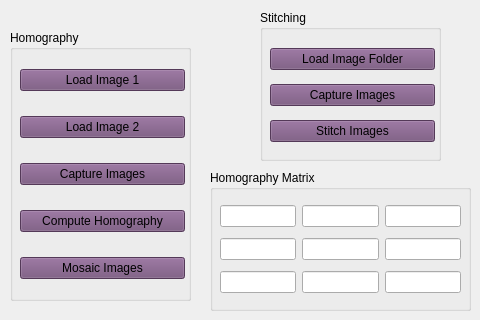
     <widget class="QWidget" name="tab_8">
      <attribute name="title">
       <string>Homography</string>
      </attribute>
      <widget class="QGroupBox" name="Stitching">
       <property name="geometry">
        <rect>
         <x>260</x>
         <y>10</y>
         <width>181</width>
         <height>151</height>
        </rect>
       </property>
       <property name="palette">
        <palette>
         <active>
          <colorrole role="WindowText">
           <brush brushstyle="SolidPattern">
            <color alpha="255">
             <red>1</red>
             <green>1</green>
             <blue>1</blue>
            </color>
           </brush>
          </colorrole>
          <colorrole role="Button">
           <brush brushstyle="SolidPattern">
            <color alpha="255">
             <red>117</red>
             <green>80</green>
             <blue>123</blue>
            </color>
           </brush>
          </colorrole>
          <colorrole role="Light">
           <brush brushstyle="SolidPattern">
            <color alpha="255">
             <red>176</red>
             <green>120</green>
             <blue>185</blue>
            </color>
           </brush>
          </colorrole>
          <colorrole role="Midlight">
           <brush brushstyle="SolidPattern">
            <color alpha="255">
             <red>146</red>
             <green>100</green>
             <blue>154</blue>
            </color>
           </brush>
          </colorrole>
          <colorrole role="Dark">
           <brush brushstyle="SolidPattern">
            <color alpha="255">
             <red>58</red>
             <green>40</green>
             <blue>61</blue>
            </color>
           </brush>
          </colorrole>
          <colorrole role="Mid">
           <brush brushstyle="SolidPattern">
            <color alpha="255">
             <red>78</red>
             <green>53</green>
             <blue>82</blue>
            </color>
           </brush>
          </colorrole>
          <colorrole role="Text">
           <brush brushstyle="SolidPattern">
            <color alpha="255">
             <red>1</red>
             <green>1</green>
             <blue>1</blue>
            </color>
           </brush>
          </colorrole>
          <colorrole role="BrightText">
           <brush brushstyle="SolidPattern">
            <color alpha="255">
             <red>1</red>
             <green>1</green>
             <blue>1</blue>
            </color>
           </brush>
          </colorrole>
          <colorrole role="ButtonText">
           <brush brushstyle="SolidPattern">
            <color alpha="255">
             <red>1</red>
             <green>1</green>
             <blue>1</blue>
            </color>
           </brush>
          </colorrole>
          <colorrole role="Base">
           <brush brushstyle="SolidPattern">
            <color alpha="255">
             <red>255</red>
             <green>255</green>
             <blue>255</blue>
            </color>
           </brush>
          </colorrole>
          <colorrole role="Window">
           <brush brushstyle="SolidPattern">
            <color alpha="255">
             <red>117</red>
             <green>80</green>
             <blue>123</blue>
            </color>
           </brush>
          </colorrole>
          <colorrole role="Shadow">
           <brush brushstyle="SolidPattern">
            <color alpha="255">
             <red>0</red>
             <green>0</green>
             <blue>0</blue>
            </color>
           </brush>
          </colorrole>
          <colorrole role="AlternateBase">
           <brush brushstyle="SolidPattern">
            <color alpha="255">
             <red>58</red>
             <green>40</green>
             <blue>61</blue>
            </color>
           </brush>
          </colorrole>
          <colorrole role="ToolTipBase">
           <brush brushstyle="SolidPattern">
            <color alpha="255">
             <red>255</red>
             <green>255</green>
             <blue>220</blue>
            </color>
           </brush>
          </colorrole>
          <colorrole role="ToolTipText">
           <brush brushstyle="SolidPattern">
            <color alpha="255">
             <red>0</red>
             <green>0</green>
             <blue>0</blue>
            </color>
           </brush>
          </colorrole>
         </active>
         <inactive>
          <colorrole role="WindowText">
           <brush brushstyle="SolidPattern">
            <color alpha="255">
             <red>1</red>
             <green>1</green>
             <blue>1</blue>
            </color>
           </brush>
          </colorrole>
          <colorrole role="Button">
           <brush brushstyle="SolidPattern">
            <color alpha="255">
             <red>117</red>
             <green>80</green>
             <blue>123</blue>
            </color>
           </brush>
          </colorrole>
          <colorrole role="Light">
           <brush brushstyle="SolidPattern">
            <color alpha="255">
             <red>176</red>
             <green>120</green>
             <blue>185</blue>
            </color>
           </brush>
          </colorrole>
          <colorrole role="Midlight">
           <brush brushstyle="SolidPattern">
            <color alpha="255">
             <red>146</red>
             <green>100</green>
             <blue>154</blue>
            </color>
           </brush>
          </colorrole>
          <colorrole role="Dark">
           <brush brushstyle="SolidPattern">
            <color alpha="255">
             <red>58</red>
             <green>40</green>
             <blue>61</blue>
            </color>
           </brush>
          </colorrole>
          <colorrole role="Mid">
           <brush brushstyle="SolidPattern">
            <color alpha="255">
             <red>78</red>
             <green>53</green>
             <blue>82</blue>
            </color>
           </brush>
          </colorrole>
          <colorrole role="Text">
           <brush brushstyle="SolidPattern">
            <color alpha="255">
             <red>1</red>
             <green>1</green>
             <blue>1</blue>
            </color>
           </brush>
          </colorrole>
          <colorrole role="BrightText">
           <brush brushstyle="SolidPattern">
            <color alpha="255">
             <red>1</red>
             <green>1</green>
             <blue>1</blue>
            </color>
           </brush>
          </colorrole>
          <colorrole role="ButtonText">
           <brush brushstyle="SolidPattern">
            <color alpha="255">
             <red>1</red>
             <green>1</green>
             <blue>1</blue>
            </color>
           </brush>
          </colorrole>
          <colorrole role="Base">
           <brush brushstyle="SolidPattern">
            <color alpha="255">
             <red>255</red>
             <green>255</green>
             <blue>255</blue>
            </color>
           </brush>
          </colorrole>
          <colorrole role="Window">
           <brush brushstyle="SolidPattern">
            <color alpha="255">
             <red>117</red>
             <green>80</green>
             <blue>123</blue>
            </color>
           </brush>
          </colorrole>
          <colorrole role="Shadow">
           <brush brushstyle="SolidPattern">
            <color alpha="255">
             <red>0</red>
             <green>0</green>
             <blue>0</blue>
            </color>
           </brush>
          </colorrole>
          <colorrole role="AlternateBase">
           <brush brushstyle="SolidPattern">
            <color alpha="255">
             <red>58</red>
             <green>40</green>
             <blue>61</blue>
            </color>
           </brush>
          </colorrole>
          <colorrole role="ToolTipBase">
           <brush brushstyle="SolidPattern">
            <color alpha="255">
             <red>255</red>
             <green>255</green>
             <blue>220</blue>
            </color>
           </brush>
          </colorrole>
          <colorrole role="ToolTipText">
           <brush brushstyle="SolidPattern">
            <color alpha="255">
             <red>0</red>
             <green>0</green>
             <blue>0</blue>
            </color>
           </brush>
          </colorrole>
         </inactive>
         <disabled>
          <colorrole role="WindowText">
           <brush brushstyle="SolidPattern">
            <color alpha="255">
             <red>58</red>
             <green>40</green>
             <blue>61</blue>
            </color>
           </brush>
          </colorrole>
          <colorrole role="Button">
           <brush brushstyle="SolidPattern">
            <color alpha="255">
             <red>117</red>
             <green>80</green>
             <blue>123</blue>
            </color>
           </brush>
          </colorrole>
          <colorrole role="Light">
           <brush brushstyle="SolidPattern">
            <color alpha="255">
             <red>176</red>
             <green>120</green>
             <blue>185</blue>
            </color>
           </brush>
          </colorrole>
          <colorrole role="Midlight">
           <brush brushstyle="SolidPattern">
            <color alpha="255">
             <red>146</red>
             <green>100</green>
             <blue>154</blue>
            </color>
           </brush>
          </colorrole>
          <colorrole role="Dark">
           <brush brushstyle="SolidPattern">
            <color alpha="255">
             <red>58</red>
             <green>40</green>
             <blue>61</blue>
            </color>
           </brush>
          </colorrole>
          <colorrole role="Mid">
           <brush brushstyle="SolidPattern">
            <color alpha="255">
             <red>78</red>
             <green>53</green>
             <blue>82</blue>
            </color>
           </brush>
          </colorrole>
          <colorrole role="Text">
           <brush brushstyle="SolidPattern">
            <color alpha="255">
             <red>58</red>
             <green>40</green>
             <blue>61</blue>
            </color>
           </brush>
          </colorrole>
          <colorrole role="BrightText">
           <brush brushstyle="SolidPattern">
            <color alpha="255">
             <red>1</red>
             <green>1</green>
             <blue>1</blue>
            </color>
           </brush>
          </colorrole>
          <colorrole role="ButtonText">
           <brush brushstyle="SolidPattern">
            <color alpha="255">
             <red>58</red>
             <green>40</green>
             <blue>61</blue>
            </color>
           </brush>
          </colorrole>
          <colorrole role="Base">
           <brush brushstyle="SolidPattern">
            <color alpha="255">
             <red>117</red>
             <green>80</green>
             <blue>123</blue>
            </color>
           </brush>
          </colorrole>
          <colorrole role="Window">
           <brush brushstyle="SolidPattern">
            <color alpha="255">
             <red>117</red>
             <green>80</green>
             <blue>123</blue>
            </color>
           </brush>
          </colorrole>
          <colorrole role="Shadow">
           <brush brushstyle="SolidPattern">
            <color alpha="255">
             <red>0</red>
             <green>0</green>
             <blue>0</blue>
            </color>
           </brush>
          </colorrole>
          <colorrole role="AlternateBase">
           <brush brushstyle="SolidPattern">
            <color alpha="255">
             <red>117</red>
             <green>80</green>
             <blue>123</blue>
            </color>
           </brush>
          </colorrole>
          <colorrole role="ToolTipBase">
           <brush brushstyle="SolidPattern">
            <color alpha="255">
             <red>255</red>
             <green>255</green>
             <blue>220</blue>
            </color>
           </brush>
          </colorrole>
          <colorrole role="ToolTipText">
           <brush brushstyle="SolidPattern">
            <color alpha="255">
             <red>0</red>
             <green>0</green>
             <blue>0</blue>
            </color>
           </brush>
          </colorrole>
         </disabled>
        </palette>
       </property>
       <property name="title">
        <string>Stitching</string>
       </property>
       <widget class="QWidget" name="verticalLayoutWidget_29">
        <property name="geometry">
         <rect>
          <x>10</x>
          <y>30</y>
          <width>165</width>
          <height>111</height>
         </rect>
        </property>
        <layout class="QVBoxLayout" name="verticalLayout_29">
         <item>
          <widget class="QPushButton" name="StitchLoadImagesButton">
           <property name="text">
            <string>Load Image Folder</string>
           </property>
          </widget>
         </item>
         <item>
          <widget class="QPushButton" name="StitchCaptureImagesButton">
           <property name="text">
            <string>Capture Images</string>
           </property>
          </widget>
         </item>
         <item>
          <widget class="QPushButton" name="StitchImagesButton">
           <property name="text">
            <string>Stitch Images</string>
           </property>
          </widget>
         </item>
        </layout>
       </widget>
      </widget>
      <widget class="QGroupBox" name="Homography">
       <property name="geometry">
        <rect>
         <x>10</x>
         <y>30</y>
         <width>181</width>
         <height>271</height>
        </rect>
       </property>
       <property name="palette">
        <palette>
         <active>
          <colorrole role="WindowText">
           <brush brushstyle="SolidPattern">
            <color alpha="255">
             <red>0</red>
             <green>0</green>
             <blue>0</blue>
            </color>
           </brush>
          </colorrole>
          <colorrole role="Button">
           <brush brushstyle="SolidPattern">
            <color alpha="255">
             <red>117</red>
             <green>80</green>
             <blue>123</blue>
            </color>
           </brush>
          </colorrole>
          <colorrole role="Light">
           <brush brushstyle="SolidPattern">
            <color alpha="255">
             <red>176</red>
             <green>120</green>
             <blue>185</blue>
            </color>
           </brush>
          </colorrole>
          <colorrole role="Midlight">
           <brush brushstyle="SolidPattern">
            <color alpha="255">
             <red>146</red>
             <green>100</green>
             <blue>154</blue>
            </color>
           </brush>
          </colorrole>
          <colorrole role="Dark">
           <brush brushstyle="SolidPattern">
            <color alpha="255">
             <red>58</red>
             <green>40</green>
             <blue>61</blue>
            </color>
           </brush>
          </colorrole>
          <colorrole role="Mid">
           <brush brushstyle="SolidPattern">
            <color alpha="255">
             <red>78</red>
             <green>53</green>
             <blue>82</blue>
            </color>
           </brush>
          </colorrole>
          <colorrole role="Text">
           <brush brushstyle="SolidPattern">
            <color alpha="255">
             <red>0</red>
             <green>0</green>
             <blue>0</blue>
            </color>
           </brush>
          </colorrole>
          <colorrole role="BrightText">
           <brush brushstyle="SolidPattern">
            <color alpha="255">
             <red>0</red>
             <green>0</green>
             <blue>0</blue>
            </color>
           </brush>
          </colorrole>
          <colorrole role="ButtonText">
           <brush brushstyle="SolidPattern">
            <color alpha="255">
             <red>0</red>
             <green>0</green>
             <blue>0</blue>
            </color>
           </brush>
          </colorrole>
          <colorrole role="Base">
           <brush brushstyle="SolidPattern">
            <color alpha="255">
             <red>255</red>
             <green>255</green>
             <blue>255</blue>
            </color>
           </brush>
          </colorrole>
          <colorrole role="Window">
           <brush brushstyle="SolidPattern">
            <color alpha="255">
             <red>117</red>
             <green>80</green>
             <blue>123</blue>
            </color>
           </brush>
          </colorrole>
          <colorrole role="Shadow">
           <brush brushstyle="SolidPattern">
            <color alpha="255">
             <red>0</red>
             <green>0</green>
             <blue>0</blue>
            </color>
           </brush>
          </colorrole>
          <colorrole role="AlternateBase">
           <brush brushstyle="SolidPattern">
            <color alpha="255">
             <red>58</red>
             <green>40</green>
             <blue>61</blue>
            </color>
           </brush>
          </colorrole>
          <colorrole role="ToolTipBase">
           <brush brushstyle="SolidPattern">
            <color alpha="255">
             <red>255</red>
             <green>255</green>
             <blue>220</blue>
            </color>
           </brush>
          </colorrole>
          <colorrole role="ToolTipText">
           <brush brushstyle="SolidPattern">
            <color alpha="255">
             <red>0</red>
             <green>0</green>
             <blue>0</blue>
            </color>
           </brush>
          </colorrole>
         </active>
         <inactive>
          <colorrole role="WindowText">
           <brush brushstyle="SolidPattern">
            <color alpha="255">
             <red>0</red>
             <green>0</green>
             <blue>0</blue>
            </color>
           </brush>
          </colorrole>
          <colorrole role="Button">
           <brush brushstyle="SolidPattern">
            <color alpha="255">
             <red>117</red>
             <green>80</green>
             <blue>123</blue>
            </color>
           </brush>
          </colorrole>
          <colorrole role="Light">
           <brush brushstyle="SolidPattern">
            <color alpha="255">
             <red>176</red>
             <green>120</green>
             <blue>185</blue>
            </color>
           </brush>
          </colorrole>
          <colorrole role="Midlight">
           <brush brushstyle="SolidPattern">
            <color alpha="255">
             <red>146</red>
             <green>100</green>
             <blue>154</blue>
            </color>
           </brush>
          </colorrole>
          <colorrole role="Dark">
           <brush brushstyle="SolidPattern">
            <color alpha="255">
             <red>58</red>
             <green>40</green>
             <blue>61</blue>
            </color>
           </brush>
          </colorrole>
          <colorrole role="Mid">
           <brush brushstyle="SolidPattern">
            <color alpha="255">
             <red>78</red>
             <green>53</green>
             <blue>82</blue>
            </color>
           </brush>
          </colorrole>
          <colorrole role="Text">
           <brush brushstyle="SolidPattern">
            <color alpha="255">
             <red>0</red>
             <green>0</green>
             <blue>0</blue>
            </color>
           </brush>
          </colorrole>
          <colorrole role="BrightText">
           <brush brushstyle="SolidPattern">
            <color alpha="255">
             <red>0</red>
             <green>0</green>
             <blue>0</blue>
            </color>
           </brush>
          </colorrole>
          <colorrole role="ButtonText">
           <brush brushstyle="SolidPattern">
            <color alpha="255">
             <red>0</red>
             <green>0</green>
             <blue>0</blue>
            </color>
           </brush>
          </colorrole>
          <colorrole role="Base">
           <brush brushstyle="SolidPattern">
            <color alpha="255">
             <red>255</red>
             <green>255</green>
             <blue>255</blue>
            </color>
           </brush>
          </colorrole>
          <colorrole role="Window">
           <brush brushstyle="SolidPattern">
            <color alpha="255">
             <red>117</red>
             <green>80</green>
             <blue>123</blue>
            </color>
           </brush>
          </colorrole>
          <colorrole role="Shadow">
           <brush brushstyle="SolidPattern">
            <color alpha="255">
             <red>0</red>
             <green>0</green>
             <blue>0</blue>
            </color>
           </brush>
          </colorrole>
          <colorrole role="AlternateBase">
           <brush brushstyle="SolidPattern">
            <color alpha="255">
             <red>58</red>
             <green>40</green>
             <blue>61</blue>
            </color>
           </brush>
          </colorrole>
          <colorrole role="ToolTipBase">
           <brush brushstyle="SolidPattern">
            <color alpha="255">
             <red>255</red>
             <green>255</green>
             <blue>220</blue>
            </color>
           </brush>
          </colorrole>
          <colorrole role="ToolTipText">
           <brush brushstyle="SolidPattern">
            <color alpha="255">
             <red>0</red>
             <green>0</green>
             <blue>0</blue>
            </color>
           </brush>
          </colorrole>
         </inactive>
         <disabled>
          <colorrole role="WindowText">
           <brush brushstyle="SolidPattern">
            <color alpha="255">
             <red>58</red>
             <green>40</green>
             <blue>61</blue>
            </color>
           </brush>
          </colorrole>
          <colorrole role="Button">
           <brush brushstyle="SolidPattern">
            <color alpha="255">
             <red>117</red>
             <green>80</green>
             <blue>123</blue>
            </color>
           </brush>
          </colorrole>
          <colorrole role="Light">
           <brush brushstyle="SolidPattern">
            <color alpha="255">
             <red>176</red>
             <green>120</green>
             <blue>185</blue>
            </color>
           </brush>
          </colorrole>
          <colorrole role="Midlight">
           <brush brushstyle="SolidPattern">
            <color alpha="255">
             <red>146</red>
             <green>100</green>
             <blue>154</blue>
            </color>
           </brush>
          </colorrole>
          <colorrole role="Dark">
           <brush brushstyle="SolidPattern">
            <color alpha="255">
             <red>58</red>
             <green>40</green>
             <blue>61</blue>
            </color>
           </brush>
          </colorrole>
          <colorrole role="Mid">
           <brush brushstyle="SolidPattern">
            <color alpha="255">
             <red>78</red>
             <green>53</green>
             <blue>82</blue>
            </color>
           </brush>
          </colorrole>
          <colorrole role="Text">
           <brush brushstyle="SolidPattern">
            <color alpha="255">
             <red>58</red>
             <green>40</green>
             <blue>61</blue>
            </color>
           </brush>
          </colorrole>
          <colorrole role="BrightText">
           <brush brushstyle="SolidPattern">
            <color alpha="255">
             <red>0</red>
             <green>0</green>
             <blue>0</blue>
            </color>
           </brush>
          </colorrole>
          <colorrole role="ButtonText">
           <brush brushstyle="SolidPattern">
            <color alpha="255">
             <red>58</red>
             <green>40</green>
             <blue>61</blue>
            </color>
           </brush>
          </colorrole>
          <colorrole role="Base">
           <brush brushstyle="SolidPattern">
            <color alpha="255">
             <red>117</red>
             <green>80</green>
             <blue>123</blue>
            </color>
           </brush>
          </colorrole>
          <colorrole role="Window">
           <brush brushstyle="SolidPattern">
            <color alpha="255">
             <red>117</red>
             <green>80</green>
             <blue>123</blue>
            </color>
           </brush>
          </colorrole>
          <colorrole role="Shadow">
           <brush brushstyle="SolidPattern">
            <color alpha="255">
             <red>0</red>
             <green>0</green>
             <blue>0</blue>
            </color>
           </brush>
          </colorrole>
          <colorrole role="AlternateBase">
           <brush brushstyle="SolidPattern">
            <color alpha="255">
             <red>117</red>
             <green>80</green>
             <blue>123</blue>
            </color>
           </brush>
          </colorrole>
          <colorrole role="ToolTipBase">
           <brush brushstyle="SolidPattern">
            <color alpha="255">
             <red>255</red>
             <green>255</green>
             <blue>220</blue>
            </color>
           </brush>
          </colorrole>
          <colorrole role="ToolTipText">
           <brush brushstyle="SolidPattern">
            <color alpha="255">
             <red>0</red>
             <green>0</green>
             <blue>0</blue>
            </color>
           </brush>
          </colorrole>
         </disabled>
        </palette>
       </property>
       <property name="title">
        <string>Homography</string>
       </property>
       <widget class="QWidget" name="verticalLayoutWidget_28">
        <property name="geometry">
         <rect>
          <x>10</x>
          <y>20</y>
          <width>165</width>
          <height>251</height>
         </rect>
        </property>
        <layout class="QVBoxLayout" name="verticalLayout_28">
         <item>
          <widget class="QPushButton" name="HMLoadImage1Button">
           <property name="text">
            <string>Load Image 1</string>
           </property>
          </widget>
         </item>
         <item>
          <widget class="QPushButton" name="HMLoadImage2Button">
           <property name="text">
            <string>Load Image 2</string>
           </property>
          </widget>
         </item>
         <item>
          <widget class="QPushButton" name="HMCaptureImagesButton">
           <property name="text">
            <string>Capture Images</string>
           </property>
          </widget>
         </item>
         <item>
          <widget class="QPushButton" name="HMComputeButton">
           <property name="text">
            <string>Compute Homography</string>
           </property>
          </widget>
         </item>
         <item>
          <widget class="QPushButton" name="MosaicButton">
           <property name="text">
            <string>Mosaic Images</string>
           </property>
          </widget>
         </item>
        </layout>
       </widget>
      </widget>
      <widget class="QGroupBox" name="HMatrix">
       <property name="geometry">
        <rect>
         <x>210</x>
         <y>170</y>
         <width>261</width>
         <height>141</height>
        </rect>
       </property>
       <property name="title">
        <string>Homography Matrix</string>
       </property>
       <widget class="QWidget" name="gridLayoutWidget_2">
        <property name="geometry">
         <rect>
          <x>10</x>
          <y>30</y>
          <width>241</width>
          <height>101</height>
         </rect>
        </property>
        <layout class="QGridLayout" name="gridLayout_2">
         <item row="2" column="0">
          <widget class="QLineEdit" name="H4Edit"/>
         </item>
         <item row="0" column="1">
          <widget class="QLineEdit" name="H2Edit"/>
         </item>
         <item row="0" column="2">
          <widget class="QLineEdit" name="H3Edit"/>
         </item>
         <item row="0" column="0">
          <widget class="QLineEdit" name="H1Edit">
           <property name="text">
            <string/>
           </property>
          </widget>
         </item>
         <item row="3" column="0">
          <widget class="QLineEdit" name="H7Edit"/>
         </item>
         <item row="3" column="2">
          <widget class="QLineEdit" name="H9Edit"/>
         </item>
         <item row="2" column="2">
          <widget class="QLineEdit" name="H6Edit"/>
         </item>
         <item row="2" column="1">
          <widget class="QLineEdit" name="H5Edit"/>
         </item>
         <item row="3" column="1">
          <widget class="QLineEdit" name="H8Edit"/>
         </item>
        </layout>
       </widget>
      </widget>
     </widget>
